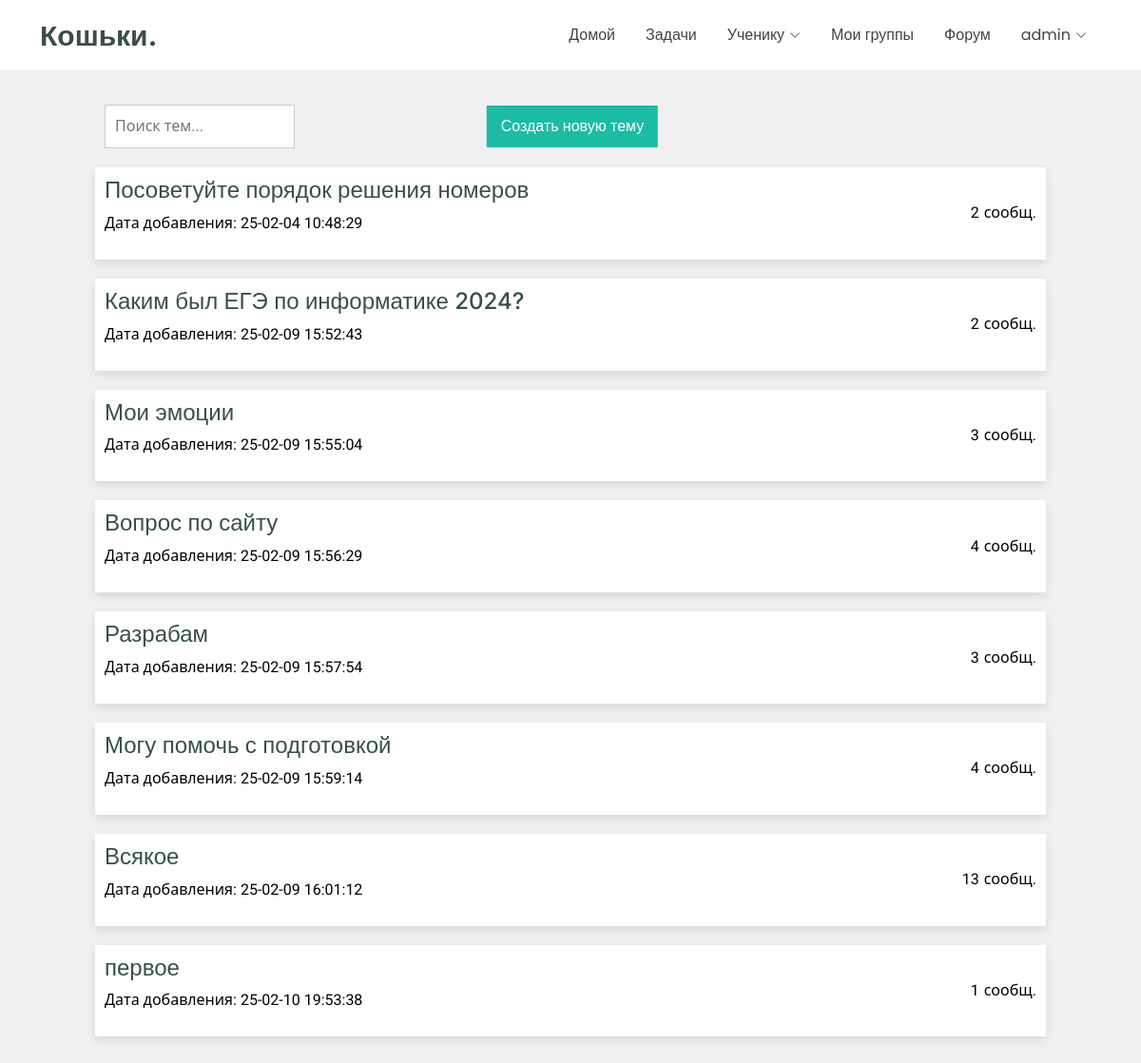
The app's page /forum/topics/all (signed in) with its own data.
### tables this page shows
CREATE TABLE forum_discussions (discussion_id INT PRIMARY KEY, discussion_name VARCHAR (255), author_id INT REFERENCES users (user_id), messages_count INT, discussion_creation_time DATETIME);

### main.py (the view)
@app.route('/forum/topics/all', methods=["POST", "GET"])
@login_required
def forum_main_page():
    if request.method == "GET":
        discussions = dr.get_discussions()
        if current_user.is_authenticated:
            user = dr.get_user_name_role(current_user.id)
        else:
            user = [None, 0]
        return render_template("forum/forum_main_page.html", discussions=discussions, user=user)
    elif request.method == "POST":
        info = request.form.to_dict()
        topic_id = dr.insert_new_topic(info)
        return redirect(url_for("forum_topic_page", topic_id=topic_id))

### database_requests.py (called while the page is built)
def sql_execute(sql_request):
    ret = cursor.execute(sql_request)
    return ret

def get_user_name_role(user_id):
    if user_id == 2138912938129:
        pass #проверить, является ли cursor.object
    sql_req = f"""SELECT first_name, surname FROM users WHERE user_id = {user_id} """
    result = sql_execute(sql_req).fetchall()
    ret = result[0][0] + ' ' + result[0][1]
    role_id = sql_execute(f"""SELECT role_id FROM users WHERE user_id = {user_id}""").fetchall()[0][0]
    return [ret, role_id]

def get_user_info_with_user_id(id):
    sql_req = f"""
        SELECT * from users
        WHERE user_id = "{id}"
        """
    return sql_execute(sql_req).fetchall()[0]

def get_discussions():
    sql_req = f"""
        SELECT * FROM forum_discussions
    """
    return sql_execute(sql_req).fetchall()

### main.py (called while the page is built)
@login_manager.user_loader
def load_user(user_id):
    user_info = dr.get_user_info_with_user_id(user_id)
    if user_info:
        return User(user_id=user_info[0], role=user_info[5])
    return None

### templates/forum/forum_main_page.html (shortened to what this page needs)
<!DOCTYPE html>
<html lang="en" xmlns="http://www.w3.org/1999/html">
<head>
  <link href="{{ url_for('static', filename='vendor/bootstrap/css/bootstrap.min.css') }}" rel="stylesheet">
  <link href="{{ url_for('static', filename='vendor/bootstrap-icons/bootstrap-icons.css') }}" rel="stylesheet">
  <link href="{{ url_for('static', filename='vendor/aos/aos.css') }}" rel="stylesheet">
  <link href="{{ url_for('static', filename='vendor/glightbox/css/glightbox.min.css') }}" rel="stylesheet">
  <link href="{{ url_for('static', filename='vendor/swiper/swiper-bundle.min.css') }}" rel="stylesheet">
  <link href="{{ url_for('static', filename='/css/main.css') }}" rel="stylesheet">
</head>
<body class="forum-page">
  {% include 'header.html' %}
    <div class="btn-container">
      <button class="btn-primary" id="openModal">
          Создать новую тему
      </button>
      <input type="text" id="searchInput" class="search-input" placeholder="Поиск тем...">
    </div>
    <div class="discussion-container">
      {% for d in discussions %}
        <a href="/forum/topics/{{ d[0] }}" class="discussion-item" style="color: black">
          <div class="left-section">
              <h4>{{ d[1] }}</h4>
              <p>Дата добавления: {{ d[4] }}</p>
          </div>
          <div class="message-count">
              <span class="count">{{ d[3] }}</span> <span class="label">сообщ.</span>
          </div>
        </a>
      {% endfor %}
    </div>
</body>
</html>

### static/css/main.css (style rules this page uses)
:root { --default-font: "Roboto", system-ui, -apple-system, "Segoe UI", Roboto, "Helvetica Neue", Arial, "Noto Sans", "Liberation Sans", sans-serif, "Apple Color Emoji", "Segoe UI Emoji", "Segoe UI Symbol", "Noto Color Emoji"; --heading-font: "Inter", sans-serif; --nav-font: "Poppins", sans-serif; }
:root { --background-color: #ffffff; --default-color: #444444; --heading-color: #384f4b; --accent-color: #1bbca3; --surface-color: #ffffff; --contrast-color: #ffffff; --incorrect-answer-color: #ff4040; --correct-answer-color: #acf273; --empty-answer-color: #c9c9c9; }
:root { --nav-color: #444444; --nav-hover-color: #1bbca3; --nav-mobile-background-color: #ffffff; --nav-dropdown-background-color: #ffffff; --nav-dropdown-color: #444444; --nav-dropdown-hover-color: #1bbca3; }
:root { scroll-behavior: smooth; }
body { color: var(--default-color); background-color: var(--background-color); font-family: var(--default-font); overflow-y: scroll; }
a { color: var(--accent-color); text-decoration: none; transition: 0.3s; }
h1, h2, h3, h4, h5, h6 { color: var(--heading-color); font-family: var(--heading-font); }
.btn-primary { padding: 10px 15px; margin-left: 2px; font-size: 16px; font-family: var(--nav-font); font-weight: 400; display: flex; align-items: center; justify-content: space-between; white-space: nowrap; color: var(--contrast-color); background-color: var(--nav-hover-color); border: none transition: background-color 0.3s; }

### templates/forum/forum_main_page.html (style rules this page uses)
body { background-color: #f0f0f0; overflow-y: scroll; padding-bottom: 40px; }
.discussion-item { display: flex; flex-direction: row; max-width: 1000px; margin: 20px auto 0; padding: 10px; background-color: white; border-radius: 1px; box-shadow: 0 4px 10px rgba(0, 0, 0, 0.1); }
.btn-container { display: flex; align-items: center; justify-content: space-between; max-width: 1000px; margin: 110px auto 0; position: relative; }
.left-section { display: flex; flex-direction: column; }
.message-count { display: flex; margin-left: auto; align-items: center; }
.label { margin-left: 5px; }
.btn-primary { border: 0px; border-radius: 1px; position: absolute; left: 50%; transform: translateX(-50%); }
.search-input { margin-left: 10px; padding: 10px; border: 1px solid #ccc; width: 200px; }

### records on screen
forum_discussions: discussion_name "Посоветуйте порядок решения номеров", discussion_creation_time "25-02-04 10:48:29", messages_count "2"
forum_discussions: discussion_name "Каким был ЕГЭ по информатике 2024?", discussion_creation_time "25-02-09 15:52:43", messages_count "2"
forum_discussions: discussion_name "Мои эмоции", discussion_creation_time "25-02-09 15:55:04", messages_count "3"
forum_discussions: discussion_name "Вопрос по сайту", discussion_creation_time "25-02-09 15:56:29", messages_count "4"
forum_discussions: discussion_name "Разрабам", discussion_creation_time "25-02-09 15:57:54", messages_count "3"
forum_discussions: discussion_name "Могу помочь с подготовкой", discussion_creation_time "25-02-09 15:59:14", messages_count "4"
forum_discussions: discussion_name "Всякое", discussion_creation_time "25-02-09 16:01:12", messages_count "13"
forum_discussions: discussion_name "первое", discussion_creation_time "25-02-10 19:53:38", messages_count "1"

### other values on screen
{{ user[0] }} "admin"
